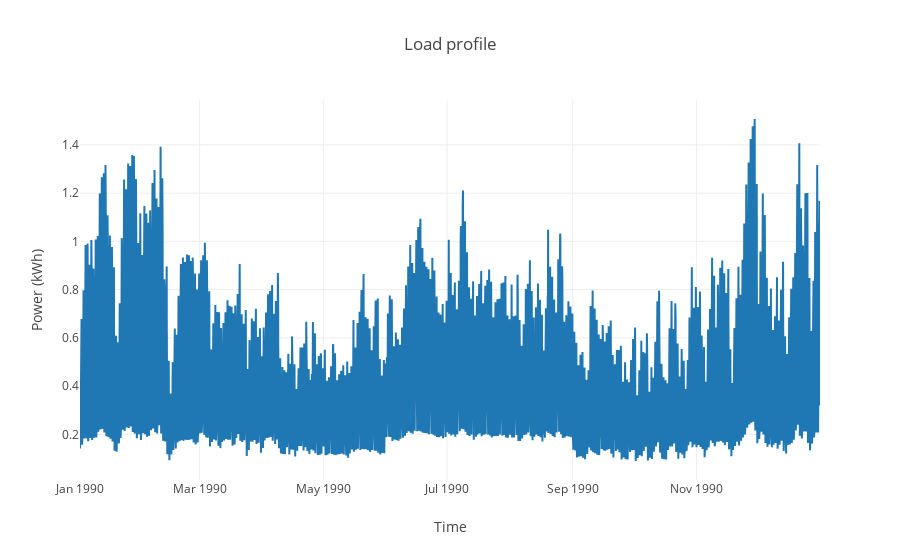
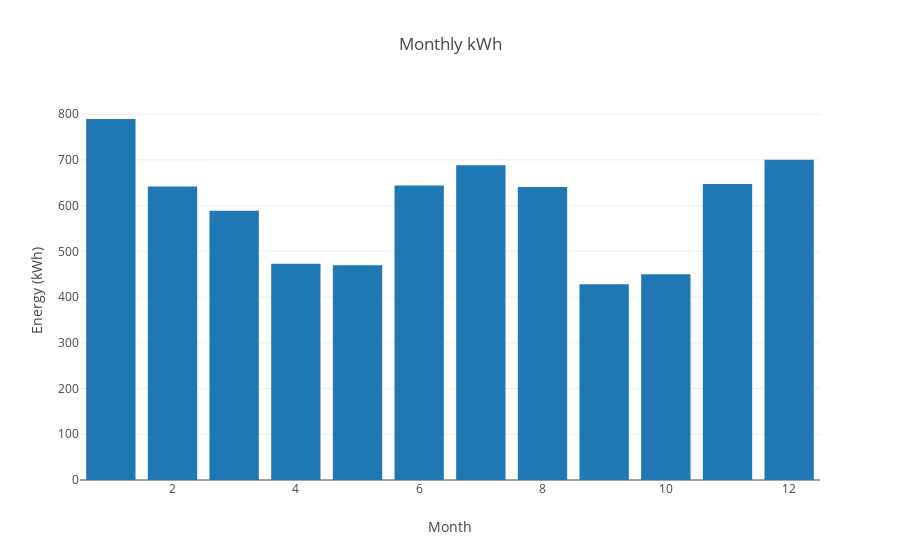

The notebook cell saved with these charts, in order:
### Code cell
# plotting load profile (for internal checks)
LoadProf=pd.read_json(Results['Load_Prof'])
LoadProf[0]=pd.to_datetime(LoadProf[0],unit='ms')
data =[go.Scatter(x= LoadProf[0], y= LoadProf[1],name='Load profile (kWh)', mode='lines')]

layout = go.Layout(title='Load profile' ,xaxis=dict(title='Time'),yaxis=dict(title='Power (kWh)'))
fig = go.Figure(data, layout)
iplot(fig)

LoadProf['Month']=LoadProf[0].dt.month
LoadProf_monthly=LoadProf.groupby('Month').sum()
data =[go.Bar(x= LoadProf_monthly.index, y= LoadProf_monthly[1])]
layout = go.Layout(title='Monthly kWh' ,xaxis=dict(title='Month'),yaxis=dict(title='Energy (kWh)'))
fig = go.Figure(data, layout)
iplot(fig)
display('Annual kWh: ' + LoadProf_monthly[1].sum().astype(int).astype(str) +' kWh')

### Figure 1 — Plotly figure (JSON) as saved in the notebook; plotly's stock layout.template omitted (floating-point values rounded to 4 significant figures; data arrays with more than 128 entries replaced by an {"elided": "..."} marker saying what was removed)
{"data": [{"mode": "lines", "name": "Load profile (kWh)", "type": "scatter", "uid": "986af7b3-e948-40db-bbe5-0479314d99da", "x": {"elided": "17519 str values"}, "y": {"elided": "17519 float values"}}], "layout": {"title": {"text": "Load profile"}, "xaxis": {"title": {"text": "Time"}}, "yaxis": {"title": {"text": "Power (kWh)"}}}}

### Figure 2 — Plotly figure (JSON) as saved in the notebook; plotly's stock layout.template omitted (floating-point values rounded to 4 significant figures)
{"data": [{"type": "bar", "uid": "9bedc834-ce33-4dba-bf18-e0675514c797", "x": [1, 2, 3, 4, 5, 6, 7, 8, 9, 10, 11, 12], "y": [789.4, 641.9, 589.0, 472.6, 469.7, 644.2, 688.2, 640.7, 427.8, 450.0, 647.1, 700.0]}], "layout": {"title": {"text": "Monthly kWh"}, "xaxis": {"title": {"text": "Month"}}, "yaxis": {"title": {"text": "Energy (kWh)"}}}}
